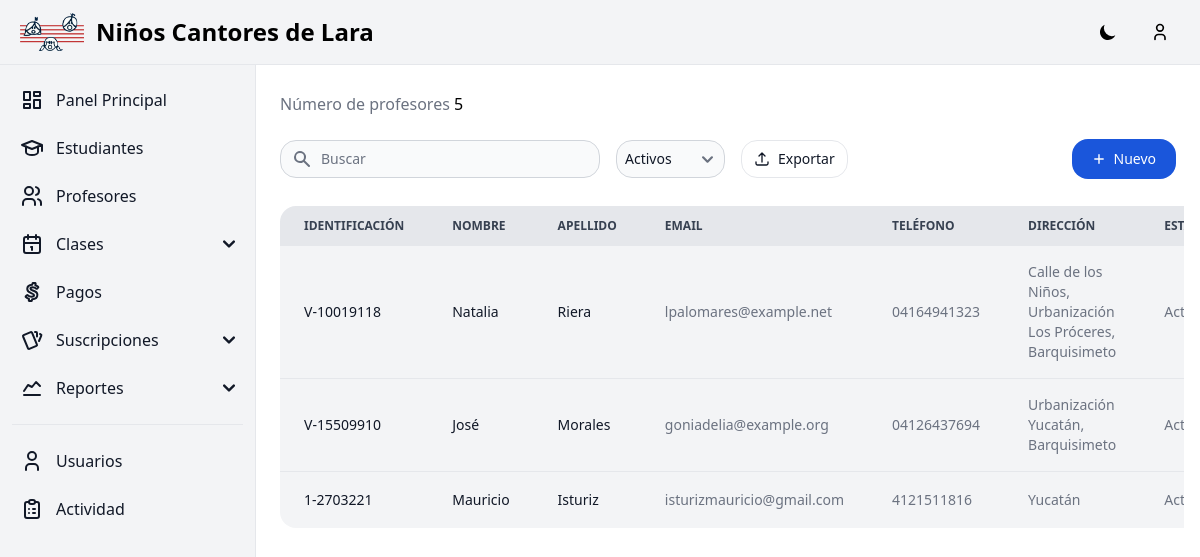
Before: /teachers/ (signed in) with the older database file.
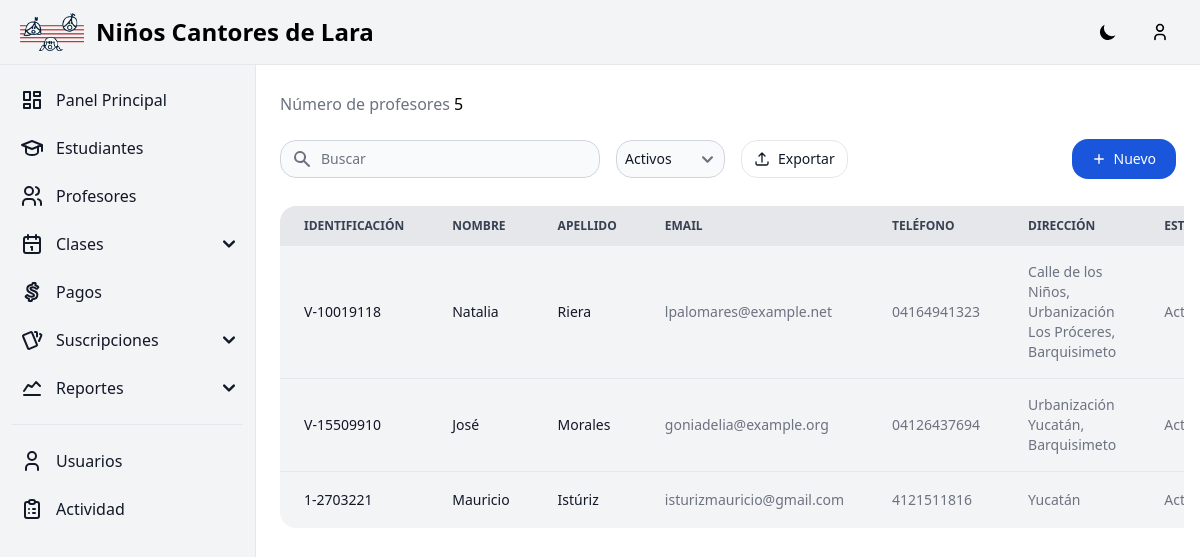
After: the same page with the newer database file.
### apps/home/models.py (models this page shows, shortened)
class Teacher(models.Model):
    identify_card = models.CharField(verbose_name=_('Identify Card'), max_length=20, blank=True, null=True)
    first_name = models.CharField(verbose_name=_('First Name'), max_length=255)
    second_name = models.CharField(verbose_name=_('Second Name'), max_length=255, blank=True, null=True)
    first_surname = models.CharField(verbose_name=_('First Surname'), max_length=255)
    second_surname = models.CharField(verbose_name=_('Second Surname'), max_length=255, blank=True, null=True)
    birthdate = models.DateField(verbose_name=_('Birthdate'))
    phone_number = models.CharField(verbose_name=_('Phone'), max_length=20)
    email = models.EmailField(verbose_name=_('Email'))
    address = models.TextField(verbose_name=_('Address'))
    is_active = models.BooleanField(verbose_name=_('Active'), default=True)
    class Meta:
        constraints = [
            UniqueConstraint(
                fields=['identify_card','first_name', 'second_name', 'first_surname', 'second_surname', 'birthdate'],
                name='unique_teacher'
            )
        ]

### apps/teachers/views.py (the view)
# urls.py: path('', Teacher_ListView.as_view(), name='teacher-list'),
class Teacher_ListView(ListView):
    model = Teacher
    template_name = 'home/teacher_list.html'
    context_object_name = 'teachers'

### templates/home/teacher_list.html (shortened to what the changed rows need)
{% extends "base.html" %}
{% block content %}
{% load compress %}
{% load static %}
<div class="relative overflow-x-auto sm:rounded-2xl px-2 pb-4">
    <table class="w-full text-sm text-left text-gray-500 dark:text-gray-400" id="table-file">
        <thead class="text-xs text-gray-700 uppercase bg-gray-200 dark:bg-gray-700 dark:text-gray-400">
            <tr>
                <th scope="col" class="px-6 py-3 rounded-tl-2xl">
                    Identificación
                </th>
                <th scope="col" class="px-6 py-3">
                    Nombre
                </th>
                <th scope="col" class="px-6 py-3">
                    Apellido
                </th>
                <th scope="col" class="px-6 py-3">
                    Email
                </th>
                <th scope="col" class="px-6 py-3">
                    Teléfono
                </th>
                <th scope="col" class="px-6 py-3">
                    Dirección
                </th>
                <th scope="col" class="px-6 py-3">
                    Estado
                </th>
            </tr>
        </thead>
        <tbody>
            {% for teacher in teachers %}
            <tr class="bg-gray-100 dark:bg-gray-800 dark:border-gray-700 " data-status="{% if teacher.is_active %}active{% else %}inactive{% endif %}" >
                <td class="px-6 py-4 font-medium text-gray-900 whitespace-nowrap dark:text-white {% if forloop.last %}rounded-bl-2xl{% endif %}">
                    <span class="{% if not teacher.identify_card %}text-gray-400{% endif %}">{{ teacher.identify_card.0| default:"Sin " }}{% if teacher.identify_card %}-{% endif %}{{ teacher.identify_card|slice:"1:"| default:"establecer"}}</span>
                </td>
                <td class="px-6 py-4 font-medium text-gray-900 whitespace-nowrap dark:text-white">
                    <span class="{% if not teacher.first_name %}text-gray-400{% endif %}">{{ teacher.first_name| default:"Sin establecer" }}</span>
                </td>
                <td class="px-6 py-4 font-medium text-gray-900 whitespace-nowrap dark:text-white">
                    <span class="{% if not teacher.first_surname %}text-gray-400{% endif %}">{{ teacher.first_surname | default:"Sin establecer" }}</span>
                </td>
                <td class="px-6 py-4">
                    <span class="{% if not teacher.email %}text-gray-400{% endif %}">{{ teacher.email | default:"Sin establecer" }}</span>
                </td>
                <td class="px-6 py-4">
                    <span class="{% if not teacher.phone_number  %}text-gray-400{% endif %}">{{ teacher.phone_number  | default:"Sin establecer" }}</span>
                </td>
                <td class="px-6 py-4">
                    <span class="{% if not teacher.address %}text-gray-400{% endif %}">{{ teacher.address | default:"Sin establecer" }}</span>
                </td>
                <td class="px-6 py-4">
                    {% if teacher.is_active %}
                        Activo
                    {% else %}
                        Inactivo
                    {% endif %}
                </td>
            </tr>
            {% endfor %}
        </tbody>
    </table>
</div>
{% endblock %}

Changed rows visible on the page:
changed Teacher "Mauricio": first_surname "Isturiz" → "Istúriz"
